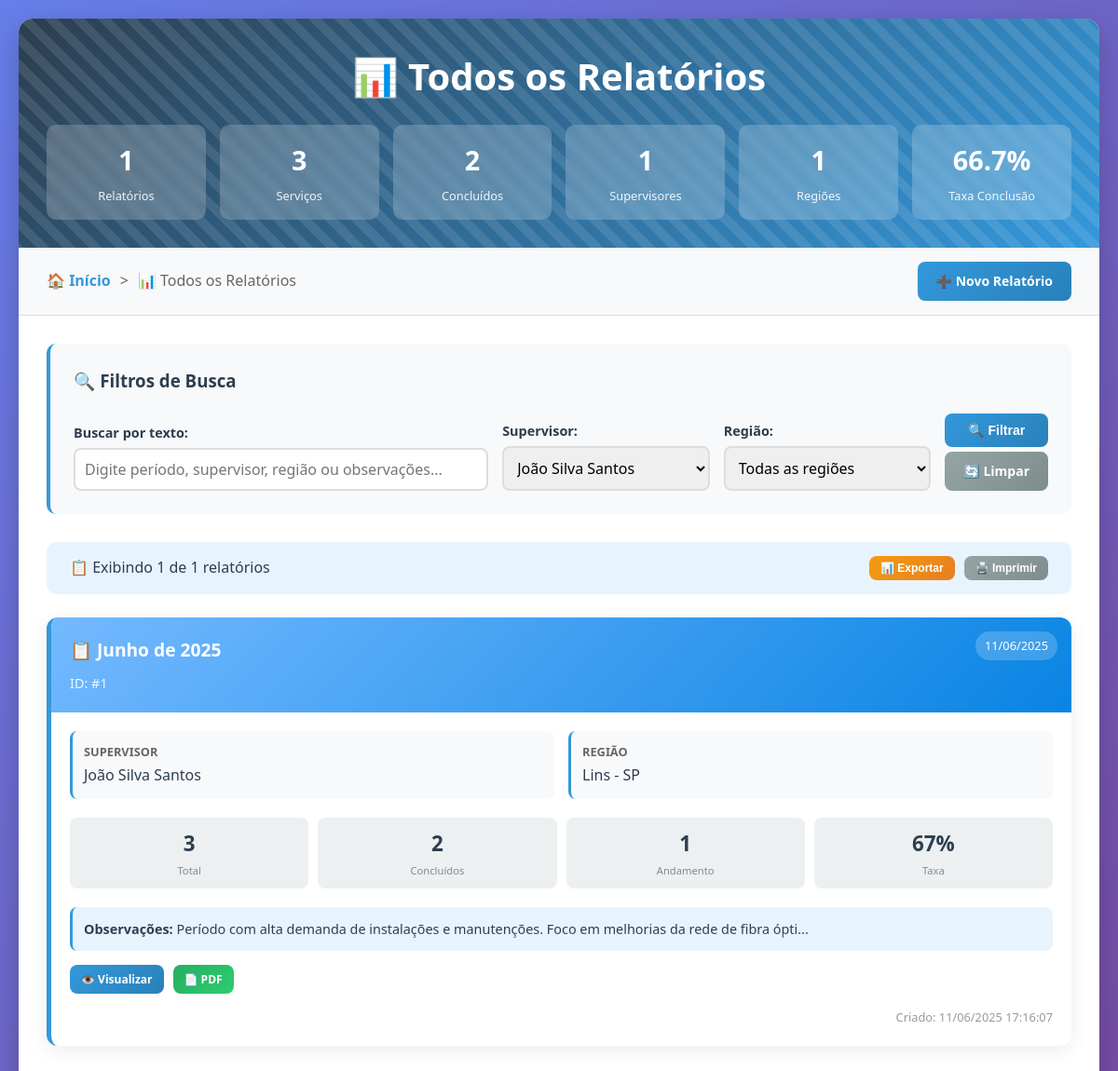
The app's page /relatorios.php?supervisor=João Silva Santos with its own data.
### tables this page shows
CREATE TABLE relatorios (
    id INT(11) NOT NULL AUTO_INCREMENT,
    periodo VARCHAR(50) NOT NULL COMMENT 'Ex: Maio de 2025',
    supervisor VARCHAR(100) NOT NULL COMMENT 'Nome do supervisor de campo',
    regiao VARCHAR(100) NOT NULL COMMENT 'Região de cobertura',
    data_relatorio DATE NOT NULL COMMENT 'Data de criação do relatório',
    total_servicos INT(11) DEFAULT 0 COMMENT 'Contador automático de serviços',
    servicos_concluidos INT(11) DEFAULT 0 COMMENT 'Contador de serviços concluídos',
    servicos_andamento INT(11) DEFAULT 0 COMMENT 'Contador de serviços em andamento',
    observacoes_gerais TEXT COMMENT 'Observações gerais do período',
    created_at TIMESTAMP DEFAULT CURRENT_TIMESTAMP COMMENT 'Data de criação',
    updated_at TIMESTAMP DEFAULT CURRENT_TIMESTAMP ON UPDATE CURRENT_TIMESTAMP COMMENT 'Data de atualização',
    PRIMARY KEY (id),
    INDEX idx_periodo (periodo),
    INDEX idx_supervisor (supervisor),
    INDEX idx_data_relatorio (data_relatorio)
);

### config.php (called while the page is built, shortened)
<?php
$config = [
    'db_host' => 'localhost',
    'db_name' => 'infot135_relatorios',
    'db_user' => 'infot135_relatorios',
    'db_pass' => 'infot135_relatorios',
    'upload_dir' => 'uploads/',
    'max_file_size' => 5 * 1024 * 1024,
    'allowed_extensions' => ['jpg', 'jpeg', 'png', 'gif'],
    'site_name' => 'Sistema de Relatórios - Fibra Óptica',
    'timezone' => 'America/Sao_Paulo',
    'date_format' => 'd/m/Y',
    'datetime_format' => 'd/m/Y H:i:s',
    'session_timeout' => 3600,
    'max_login_attempts' => 3,
    'password_min_length' => 6,
];
function formatDate($date, $format = null) {
    global $config;
    $format = $format ?: $config['date_format'];
    return date($format, strtotime($date));
}
function formatDateTime($datetime, $format = null) {
    global $config;
    $format = $format ?: $config['datetime_format'];
    return date($format, strtotime($datetime));
}
function sanitizeString($string) {
    return htmlspecialchars(trim($string), ENT_QUOTES, 'UTF-8');
}
?>

### relatorios.php (the view, shortened to what this page needs)
<?php
require_once 'config.php';
$page = isset($_GET['page']) ? max(1, (int)$_GET['page']) : 1;
$per_page = 12;
$offset = ($page - 1) * $per_page;
$search = isset($_GET['search']) ? sanitizeString($_GET['search']) : '';
$supervisor_filter = isset($_GET['supervisor']) ? sanitizeString($_GET['supervisor']) : '';
$regiao_filter = isset($_GET['regiao']) ? sanitizeString($_GET['regiao']) : '';
try {
    $where_conditions = [];
    $params = [];
    if (!empty($supervisor_filter)) {
        $where_conditions[] = "supervisor = ?";
        $params[] = $supervisor_filter;
    }
    $where_clause = !empty($where_conditions) ? "WHERE " . implode(" AND ", $where_conditions) : "";
    $count_sql = "SELECT COUNT(*) as total FROM relatorios $where_clause";
    $stmt = $pdo->prepare($count_sql);
    $stmt->execute($params);
    $total_relatorios = $stmt->fetch()['total'];
    $sql = "SELECT * FROM relatorios $where_clause ORDER BY created_at DESC LIMIT ? OFFSET ?";
    $params[] = $per_page;
    $params[] = $offset;
    $stmt = $pdo->prepare($sql);
    $stmt->execute($params);
    $relatorios = $stmt->fetchAll();
    $stmt = $pdo->prepare("SELECT DISTINCT supervisor FROM relatorios ORDER BY supervisor");
    $stmt->execute();
    $supervisores = $stmt->fetchAll();
    $stmt = $pdo->prepare("
        SELECT
            COUNT(DISTINCT r.id) as total_relatorios,
            COALESCE(SUM(r.total_servicos), 0) as total_servicos,
            COALESCE(SUM(r.servicos_concluidos), 0) as servicos_concluidos,
            COALESCE(SUM(r.servicos_andamento), 0) as servicos_andamento,
            COUNT(DISTINCT r.supervisor) as total_supervisores,
            COUNT(DISTINCT r.regiao) as total_regioes
        FROM relatorios r
        $where_clause
    ");
    $stmt->execute(array_slice($params, 0, count($params) - 2));
    $stats = $stmt->fetch();
} catch (PDOException $e) {
    $error = "Erro ao carregar dados: " . $e->getMessage();
    $relatorios = [];
    $stats = [];
}
?>
<!DOCTYPE html>
<html lang="pt-BR">
<head>
</head>
<body>
    <div class="container">
        <div class="header">
            <h1>📊 Todos os Relatórios</h1>
            <?php if (!empty($stats)): ?>
            <div class="header-stats">
                <div class="stat-card">
                    <span class="stat-number"><?= $stats['total_relatorios'] ?></span>
                    <div class="stat-label">Relatórios</div>
                </div>
                <div class="stat-card">
                    <span class="stat-number"><?= $stats['total_servicos'] ?></span>
                    <div class="stat-label">Serviços</div>
                </div>
                <div class="stat-card">
                    <span class="stat-number"><?= $stats['servicos_concluidos'] ?></span>
                    <div class="stat-label">Concluídos</div>
                </div>
                <div class="stat-card">
                    <span class="stat-number"><?= $stats['total_supervisores'] ?></span>
                    <div class="stat-label">Supervisores</div>
                </div>
                <div class="stat-card">
                    <span class="stat-number"><?= $stats['total_regioes'] ?></span>
                    <div class="stat-label">Regiões</div>
                </div>
                <div class="stat-card">
                    <span class="stat-number"><?= $stats['total_servicos'] > 0 ? round(($stats['servicos_concluidos'] / $stats['total_servicos']) * 100, 1) : 0 ?>%</span>
                    <div class="stat-label">Taxa Conclusão</div>
                </div>
            </div>
            <?php endif; ?>
        </div>
        <div class="navigation">
            <div class="breadcrumb">
                <a href="index.php">🏠 Início</a>
                <span>></span>
                <span>📊 Todos os Relatórios</span>
            </div>
            <div>
                <a href="index.php" class="btn">➕ Novo Relatório</a>
            </div>
        </div>
        <div class="content">
            <form method="GET" class="filters">
                <h3>🔍 Filtros de Busca</h3>
                <div class="filter-row">
                    <div class="filter-group">
                        <label for="search">Buscar por texto:</label>
                        <input type="text" id="search" name="search" value="<?= htmlspecialchars($search) ?>" placeholder="Digite período, supervisor, região ou observações...">
                    </div>
                    <div class="filter-group">
                        <label for="supervisor">Supervisor:</label>
                        <select id="supervisor" name="supervisor">
                            <?php foreach ($supervisores as $sup): ?>
                                <option value="<?= htmlspecialchars($sup['supervisor']) ?>" <?= $supervisor_filter === $sup['supervisor'] ? 'selected' : '' ?>>
                                    <?= htmlspecialchars($sup['supervisor']) ?>
                                </option>
                            <?php endforeach; ?>
                        </select>
                    </div>
                    <div class="filter-group">
                        <label for="regiao">Região:</label>
                        <select id="regiao" name="regiao">
                            <option value="">Todas as regiões</option>
                        </select>
                    </div>
                    <div class="filter-group">
                        <button type="submit" class="btn">🔍 Filtrar</button>
                        <?php if (!empty($search) || !empty($supervisor_filter) || !empty($regiao_filter)): ?>
                            <a href="relatorios.php" class="btn btn-secondary" style="margin-top: 5px;">🔄 Limpar</a>
                        <?php endif; ?>
                    </div>
                </div>
            </form>
            <?php if ($total_relatorios > 0): ?>
            <div class="results-info">
                <div class="results-text">
                    📋 Exibindo <?= count($relatorios) ?> de <?= $total_relatorios ?> relatórios
                </div>
                <div class="results-actions">
                    <button onclick="exportarDados()" class="btn btn-warning btn-small">📊 Exportar</button>
                    <button onclick="imprimirPagina()" class="btn btn-secondary btn-small">🖨️ Imprimir</button>
                </div>
            </div>
            <?php endif; ?>
            <?php if (empty($relatorios)): ?>
                <div class="empty-state">
                    <h3>📝 Nenhum relatório encontrado</h3>
                    <p>
                        <?php if (!empty($search) || !empty($supervisor_filter) || !empty($regiao_filter)): ?>
                            Tente ajustar os filtros de busca ou <a href="relatorios.php">visualizar todos os relatórios</a>.
                        <?php else: ?>
                            Ainda não há relatórios criados. <a href="index.php">Criar primeiro relatório</a>.
                        <?php endif; ?>
                    </p>
                </div>
            <?php else: ?>
                <div class="relatorios-grid">
                    <?php foreach ($relatorios as $relatorio): ?>
                    <div class="relatorio-card">
                        <div class="card-header">
                            <div class="card-title">
                                📋 <?= htmlspecialchars($relatorio['periodo']) ?>
                            </div>
                            <div class="card-subtitle">
                                ID: #<?= $relatorio['id'] ?>
                            </div>
                            <div class="card-badge">
                                <?= formatDate($relatorio['data_relatorio']) ?>
                            </div>
                        </div>
                        <div class="card-body">
                            <div class="info-grid">
                                <div class="info-item">
                                    <div class="info-label">Supervisor</div>
                                    <div class="info-value"><?= htmlspecialchars($relatorio['supervisor']) ?></div>
                                </div>
                                <div class="info-item">
                                    <div class="info-label">Região</div>
                                    <div class="info-value"><?= htmlspecialchars($relatorio['regiao']) ?></div>
                                </div>
                            </div>
                            <div class="stats-row">
                                <div class="stat-box">
                                    <div class="stat-box-number"><?= $relatorio['total_servicos'] ?></div>
                                    <div class="stat-box-label">Total</div>
                                </div>
                                <div class="stat-box">
                                    <div class="stat-box-number"><?= $relatorio['servicos_concluidos'] ?></div>
                                    <div class="stat-box-label">Concluídos</div>
                                </div>
                                <div class="stat-box">
                                    <div class="stat-box-number"><?= $relatorio['servicos_andamento'] ?></div>
                                    <div class="stat-box-label">Andamento</div>
                                </div>
                                <div class="stat-box">
                                    <div class="stat-box-number"><?= $relatorio['total_servicos'] > 0 ? round(($relatorio['servicos_concluidos'] / $relatorio['total_servicos']) * 100) : 0 ?>%</div>
                                    <div class="stat-box-label">Taxa</div>
                                </div>
                            </div>
                            <?php if ($relatorio['observacoes_gerais']): ?>
                            <div class="observacoes-preview">
                                <strong>Observações:</strong> <?= htmlspecialchars(substr($relatorio['observacoes_gerais'], 0, 100)) ?><?= strlen($relatorio['observacoes_gerais']) > 100 ? '...' : '' ?>
                            </div>
                            <?php endif; ?>
                            <div class="card-actions">
                                <a href="visualizar.php?id=<?= $relatorio['id'] ?>" class="btn btn-small">
                                    👁️ Visualizar
                                </a>
                                <a href="gerar_pdf_simples.php?id=<?= $relatorio['id'] ?>" class="btn btn-success btn-small" target="_blank">
                                    📄 PDF
                                </a>
                            </div>
                            <div style="text-align: right; margin-top: 15px; font-size: 0.8rem; color: #999;">
                                Criado: <?= formatDateTime($relatorio['created_at']) ?>
                            </div>
                        </div>
                    </div>
                    <?php endforeach; ?>
                </div>
            <?php endif; ?>
        </div>
    </div>
</body>
</html>

### records on screen
relatorios: periodo "Junho de 2025", id "1", data_relatorio "11/06/2025", supervisor "João Silva Santos", regiao "Lins - SP", total_servicos "3", servicos_concluidos "2", servicos_andamento "1", ($relatorio['servicos_concluidos'] / $relatorio['total_servicos']) * 100 "67", observacoes_gerais "Período com alta demanda de instalações e manutenções. Foco em melhorias da rede de fibra ópti", created_at "11/06/2025 17:16:07"

### other values on screen
$stats['total_relatorios'] "1"
$stats['total_servicos'] "3"
$stats['servicos_concluidos'] "2"
$stats['total_supervisores'] "1"
$stats['total_regioes'] "1"
count($relatorios) "1"
$total_relatorios "1"
form field supervisor "João Silva Santos"
